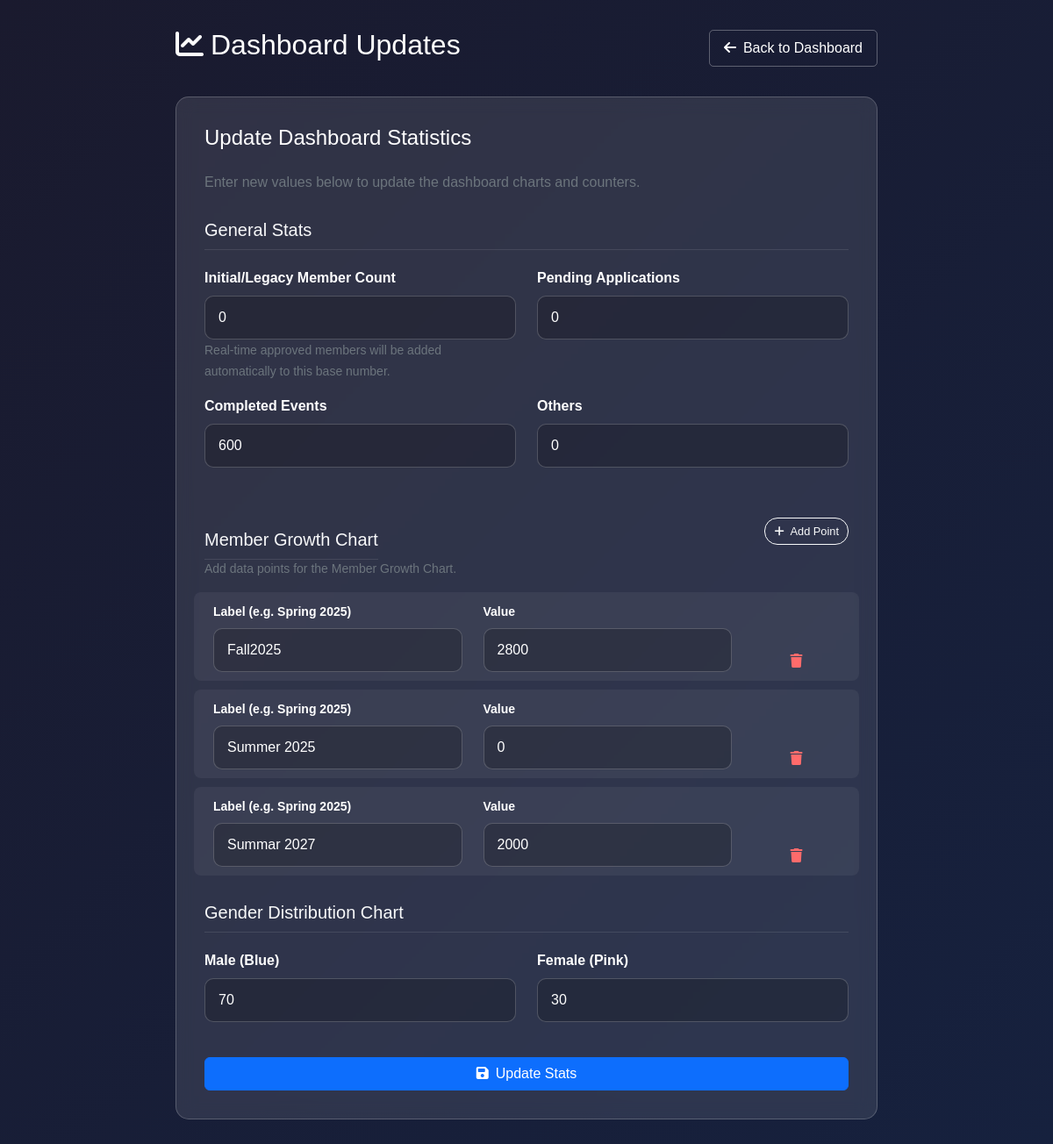
The page /frontend/dashboard_updates.php (signed in) on the database its author committed.
### tables this page shows
CREATE TABLE `dashboardmanagement` (
  `id` int(11) NOT NULL,
  `totalmembers` int(11) DEFAULT 0,
  `pending_applications` int(11) DEFAULT 0,
  `completedevents` int(11) DEFAULT 0,
  `others` int(11) DEFAULT 0,
  `created_at` timestamp NOT NULL DEFAULT current_timestamp(),
  `mg_spring` int(11) DEFAULT 0,
  `mg_summer` int(11) DEFAULT 0,
  `mg_fall` int(11) DEFAULT 0,
  `gd_male` int(11) DEFAULT 0,
  `gd_female` int(11) DEFAULT 0
);

CREATE TABLE `chart_data` (
  `id` int(11) NOT NULL,
  `category` varchar(50) NOT NULL,
  `label` varchar(100) NOT NULL,
  `value` int(11) NOT NULL,
  `created_at` timestamp NOT NULL DEFAULT current_timestamp()
);

### frontend/dashboard_updates.php (the view, shortened to what this page needs)
<?php
$database = new Database();
$conn = $database->createConnection();
try {
    $sql = "SELECT totalmembers, pending_applications, completedevents, others, gd_male, gd_female FROM dashboardmanagement ORDER BY id DESC LIMIT 1";
    $stmt = $conn->prepare($sql);
    $stmt->execute();
    $currentStats = $stmt->fetch(PDO::FETCH_ASSOC);
    $chartSql = "SELECT label, value FROM chart_data WHERE category = 'member_growth' ORDER BY id ASC";
    $chartStmt = $conn->prepare($chartSql);
    $chartStmt->execute();
    $memberGrowthData = $chartStmt->fetchAll(PDO::FETCH_ASSOC);
} catch (Exception $e) {
    $error = "Error fetching current stats: " . $e->getMessage();
}
?>
<!DOCTYPE html>
<html lang="en">
<head>
    <link href="css/bootstrap.min.css" rel="stylesheet">
    <link href="css/bootstrap-icons.css" rel="stylesheet">
    <link rel="stylesheet" href="https://cdnjs.cloudflare.com/ajax/libs/font-awesome/6.5.1/css/all.min.css" />
    <link rel="stylesheet" href="AdminCss/Dashboard.css">
</head>
<body>
    <div class="updates-container">
        <div class="page-header">
            <h2><i class="fas fa-chart-line me-2"></i>Dashboard Updates</h2>
            <a href="super_admin_dashboard.php" class="back-btn"><i class="fas fa-arrow-left me-2"></i>Back to
                Dashboard</a>
        </div>
        <div class="form-card">
            <h4 class="mb-4">Update Dashboard Statistics</h4>
            <p class="text-muted mb-4">Enter new values below to update the dashboard charts and counters.</p>
            <form method="POST" action="dashboard_updates.php">
                <h5 class="section-title">General Stats</h5>
                <div class="row">
                    <div class="col-md-6 mb-3">
                        <label for="totalMembers" class="form-label">Initial/Legacy Member Count</label>
                        <input type="number" class="form-control" id="totalMembers" name="totalMembers"
                            value="<?= htmlspecialchars($currentStats['totalmembers']) ?>" required min="0">
                        <small class="text-muted">Real-time approved members will be added automatically to this base
                            number.</small>
                    </div>
                    <div class="col-md-6 mb-3">
                        <label for="pending_applications" class="form-label">Pending Applications</label>
                        <input type="number" class="form-control" id="pending_applications" name="pending_applications"
                            value="<?= htmlspecialchars($currentStats['pending_applications']) ?>" required min="0">
                    </div>
                    <div class="col-md-6 mb-3">
                        <label for="completedevents" class="form-label">Completed Events</label>
                        <input type="number" class="form-control" id="completedevents" name="completedevents"
                            value="<?= htmlspecialchars($currentStats['completedevents']) ?>" required min="0">
                    </div>
                    <div class="col-md-6 mb-3">
                        <label for="others" class="form-label">Others</label>
                        <input type="number" class="form-control" id="others" name="others"
                            value="<?= htmlspecialchars($currentStats['others']) ?>" required min="0">
                    </div>
                </div>
                <div class="d-flex justify-content-between align-items-center mt-4">
                    <h5 class="section-title mb-0">Member Growth Chart</h5>
                    <button type="button" class="btn btn-sm btn-outline-light" onclick="addGrowthRow()">
                        <i class="fas fa-plus me-1"></i> Add Point
                    </button>
                </div>
                <div class="text-muted small mb-3">Add data points for the Member Growth Chart.</div>
                <div id="growthRowsContainer">
                    <?php foreach ($memberGrowthData as $index => $data): ?>
                        <div class="row dynamic-row align-items-end">
                            <div class="col-md-5">
                                <label class="form-label small">Label (e.g. Spring 2025)</label>
                                <input type="text" class="form-control" name="mg_label[]"
                                    value="<?= htmlspecialchars($data['label']) ?>" required>
                            </div>
                            <div class="col-md-5">
                                <label class="form-label small">Value</label>
                                <input type="number" class="form-control" name="mg_value[]"
                                    value="<?= htmlspecialchars($data['value']) ?>" required min="0">
                            </div>
                            <div class="col-md-2 text-center">
                                <i class="fas fa-trash remove-row-btn" onclick="removeRow(this)"></i>
                            </div>
                        </div>
                    <?php endforeach; ?>
                </div>
                <h5 class="section-title">Gender Distribution Chart</h5>
                <div class="row">
                    <div class="col-md-6 mb-3">
                        <label for="gd_male" class="form-label">Male (Blue)</label>
                        <input type="number" class="form-control" id="gd_male" name="gd_male"
                            value="<?= htmlspecialchars($currentStats['gd_male'] ?? 0) ?>" required min="0">
                    </div>
                    <div class="col-md-6 mb-3">
                        <label for="gd_female" class="form-label">Female (Pink)</label>
                        <input type="number" class="form-control" id="gd_female" name="gd_female"
                            value="<?= htmlspecialchars($currentStats['gd_female'] ?? 0) ?>" required min="0">
                    </div>
                </div>
                <div class="mt-4">
                    <button type="submit" class="btn btn-primary w-100">
                        <i class="fas fa-save me-2"></i>Update Stats
                    </button>
                </div>
            </form>
        </div>
    </div>
</body>
</html>

### frontend/AdminCss/Dashboard.css (style rules this page uses)
:root { --primary-orange: #e76f2c; --primary-yellow: #f3d35c; --dark-blue: #0a1931; --medium-blue: #1a2639; --light-blue: #2d3748; --sidebar-width: 280px; }
* { margin: 0; padding: 0; box-sizing: border-box; }
body { background: linear-gradient( 135deg, var(--dark-blue) 0%, var(--medium-blue) 50%, var(--light-blue) 100% ); color: #fff; font-family: "Outfit", sans-serif; overflow-x: hidden; }
.btn-sm { padding: 5px 10px; font-size: 0.8rem; border-radius: 15px; transition: all 0.3s ease; }
.form-control, .form-select { background: rgba(255, 255, 255, 0.1); border: 1px solid rgba(255, 255, 255, 0.2); color: #fff; border-radius: 10px; padding: 12px 15px; transition: all 0.3s ease; }
.form-control::placeholder { color: #ccc; }
.form-label { color: #fff; font-weight: 600; margin-bottom: 8px; }
.text-muted { color: #6c757d !important; }

### frontend/dashboard_updates.php (style rules this page uses)
.updates-container { padding: 2rem; color: white; min-height: 100vh; background: linear-gradient(135deg, #1a1a2e 0%, #16213e 100%); }
.form-card { background: rgba(255, 255, 255, 0.1); backdrop-filter: blur(10px); border: 1px solid rgba(255, 255, 255, 0.2); border-radius: 15px; padding: 2rem; max-width: 800px; margin: 0 auto; }
.form-control { background: rgba(0, 0, 0, 0.2); border: 1px solid rgba(255, 255, 255, 0.2); color: white; }
.page-header { display: flex; justify-content: space-between; align-items: center; max-width: 800px; margin: 0 auto 2rem; }
.back-btn { text-decoration: none; color: white; padding: 0.5rem 1rem; border: 1px solid rgba(255, 255, 255, 0.3); border-radius: 5px; transition: all 0.3s; }
.section-title { color: #f8f9fa; border-bottom: 1px solid rgba(255, 255, 255, 0.1); padding-bottom: 10px; margin-top: 30px; margin-bottom: 20px; }
.dynamic-row { background: rgba(255, 255, 255, 0.05); padding: 10px; border-radius: 8px; margin-bottom: 10px; }
.remove-row-btn { color: #ff6b6b; cursor: pointer; transition: color 0.3s; }

### rows shown on the page
dashboardmanagement: totalMembers "0", pending_applications "0", completedevents "600", others "0", gd_male "70", gd_female "30"
chart_data: label "Fall2025", value "2800"
chart_data: label "Summer 2025", value "0"
chart_data: label "Summar 2027", value "2000"
